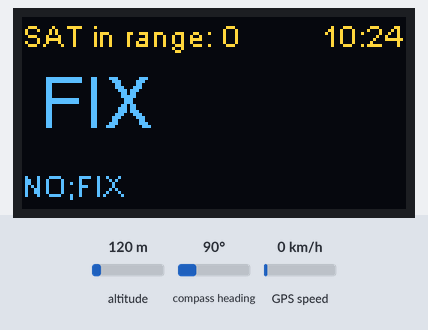
A sketch run on a simulated ESP8266 (Wemos D1 mini). Parts: 128×64 one-colour display. The test bench sets the inputs (shaded band); at power-on: compass heading 90°, altitude 120 m, GPS speed 0 km/h. The OLED is the two-colour kind (top 16 rows yellow); the GPS gets a fix after 3 s at 37.7749, -122.4194 with 8 satellites.

Above: at 1.2 s.
1.3 s: compass heading set to 7°
At 3.6 s:
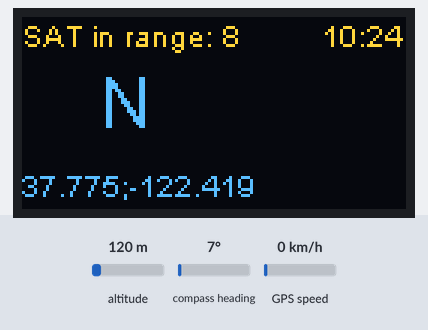
4.5 s: compass heading set to 90°
At 5.9 s:
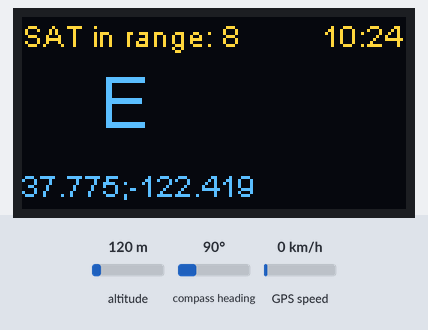
6.6 s: compass heading set to 180°
At 8.3 s:
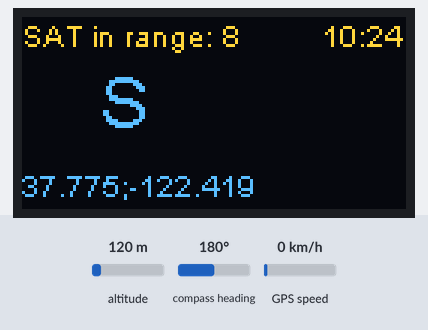
8.7 s: compass heading set to 269°
At 10.4 s:
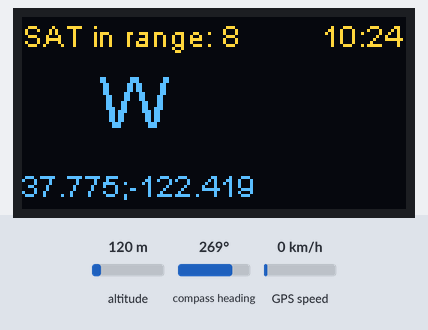
10.7 s: compass heading set to 352°
At 31.0 s:
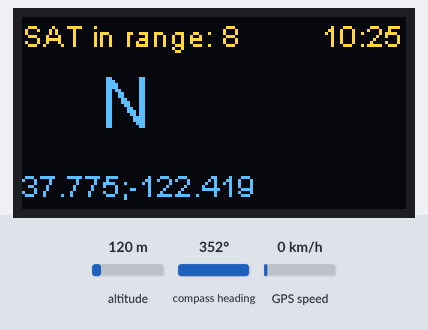
Timing chart, 0 to 31.8 s (numbered marks = the images above; inputs shaded):
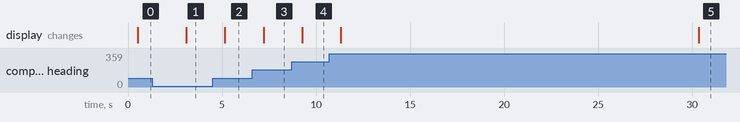

The sketch:

BikeGPS.ino
```cpp
#include <SoftwareSerial.h>
#include <TinyGPS++.h>
#include <OLEDDisplay.h>
#include <OLEDDisplayFonts.h>
#include <OLEDDisplayUi.h>
#include <SSD1306.h>

/**
   The mobile part that tracks the movement
   Board: WeMos D1 mini

   Egor Tamarin, 2017
*/

SSD1306 display(0x3C, D3, D5);
TinyGPSPlus gps;
SoftwareSerial ss(D1, D2);

// compass rose
String compass[17] = {"N","NNE","NE","ENE","E","ESE","SE","SSE","S","SSW","SW","WSW","W","WNW","NW","NNW","N"};
// display strings
String upperBar[4] = {"SAT in range:", "X", "XX", "XX"};
String heading = "FIX";
String pos[2] = {"NO","FIX"};

// coordinates for the UI
int timeCoords[2] = {100, 0};
int hdngCoords[2] = {6, 15};
int posCoords[2] = {0,50};

void setup() {
  // start the serial communication
  ss.begin(9600);
  Serial.begin(115200); // serial is used for debugging
  display.init(); // start the display
  display.setFont(ArialMT_Plain_10); // display settings
  display.flipScreenVertically();
  display.setTextAlignment(TEXT_ALIGN_LEFT);
}

void loop() {
  // clear the display buffer so we don't write over anything
  display.clear();
  // GPS is polled at 1 HZ, so double the poll rate is enough fo a smooth data update rate
  smartDelay(500);
  // update all the data on screen
  // it will not change if nothing new was received
  updateTime();
  updateSatNum();
  updateHdng();
  updatePos();
  // update the display
  display.display();
}

// update the time
void updateTime() {
  if (gps.time.isUpdated()) {
    upperBar[2] = String(gps.time.hour());
    upperBar[3] = String(gps.time.minute());
    if (gps.time.minute() < 10) upperBar[3] = "0" + upperBar[3];
  }
  display.drawString(timeCoords[0], timeCoords[1], upperBar[2] + ":" + upperBar[3]);
}

// update the number of satellites in LOS
void updateSatNum() {
  if (gps.satellites.isUpdated()) {
    upperBar[1] = String(gps.satellites.value());
  }
  display.drawString(0, 0, upperBar[0] + " " + upperBar[1]);
}

// update the heading
void updateHdng() {
  if (gps.course.isUpdated()) {
    heading = String(compassRose(gps.course.deg()));
  }
  display.setFont(ArialMT_Plain_24);
  display.drawString(hdngCoords[0]+((3-heading.length())*10), hdngCoords[1], heading);
  display.setFont(ArialMT_Plain_10);
}

// update the current position
void updatePos() {
  if (gps.location.isUpdated()) {
    pos[0] = String(gps.location.lat(), 3);
    pos[1] = String(gps.location.lng(), 3);
  }
  display.drawString(posCoords[0],posCoords[1],pos[0]+";"+pos[1]);
}

// translate degree heading into a compass rose
String compassRose(double degree){
  int index = (int)degree%350;
  index = round(index/22.5);
  return compass[index];
}

// This custom version of delay() ensures that the gps object
// is being "fed".
static void smartDelay(unsigned long ms)
{
  unsigned long start = millis();
  do
  {
    while (ss.available())
      gps.encode(ss.read());
  } while (millis() - start < ms);
}
```

Measured:
- after the input at 1.3 s, the display: changes after 1.8 s (image 1)
- after the input at 4.5 s, the display: changes after 0.65 s (image 2)
- after the input at 6.6 s, the display: changes after 0.61 s (image 3)
- after the input at 8.7 s, the display: changes after 0.57 s (image 4)
- after the input at 10.7 s, the display: first changes after 0.62 s (image 5 shows a later state)
